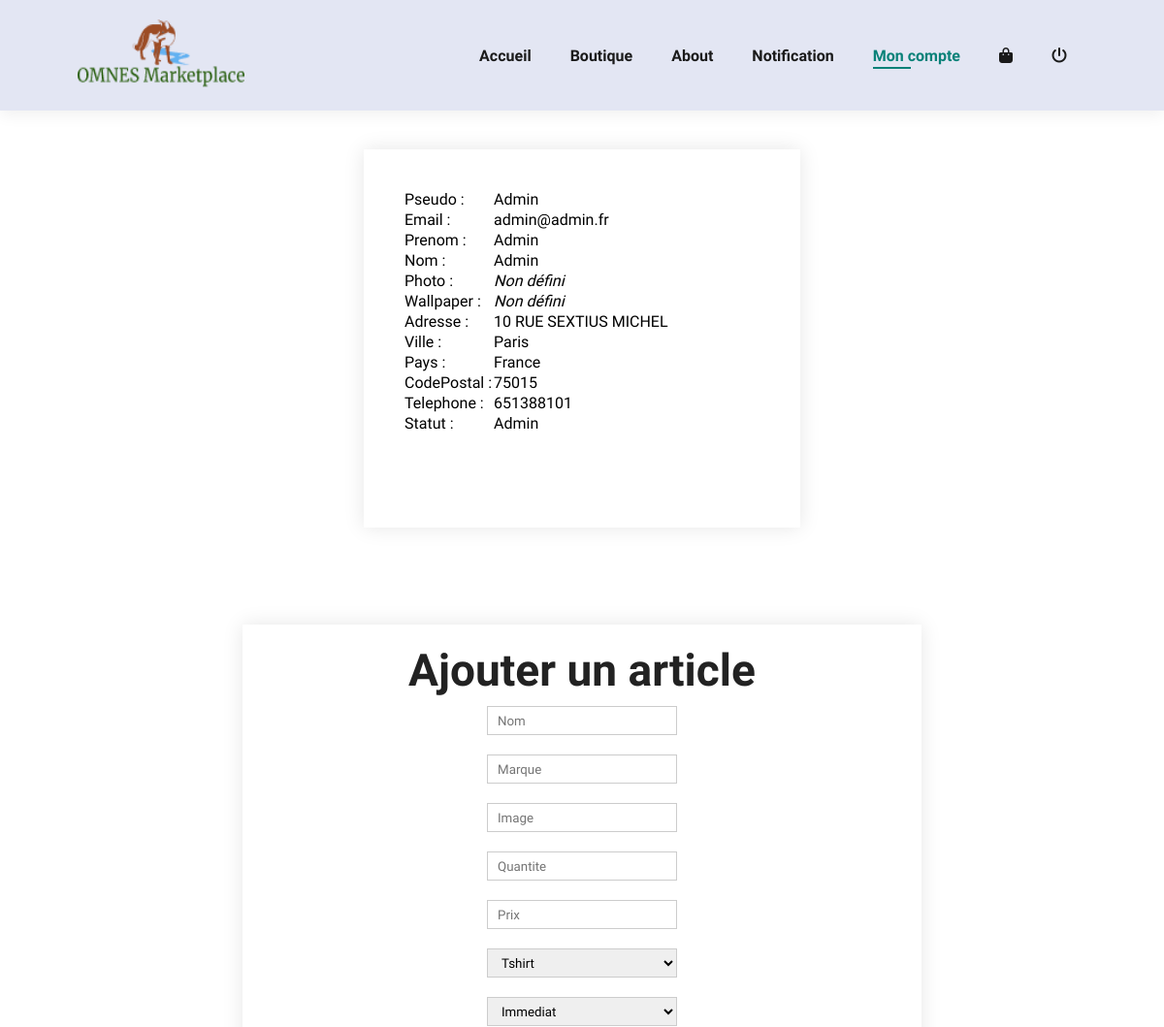
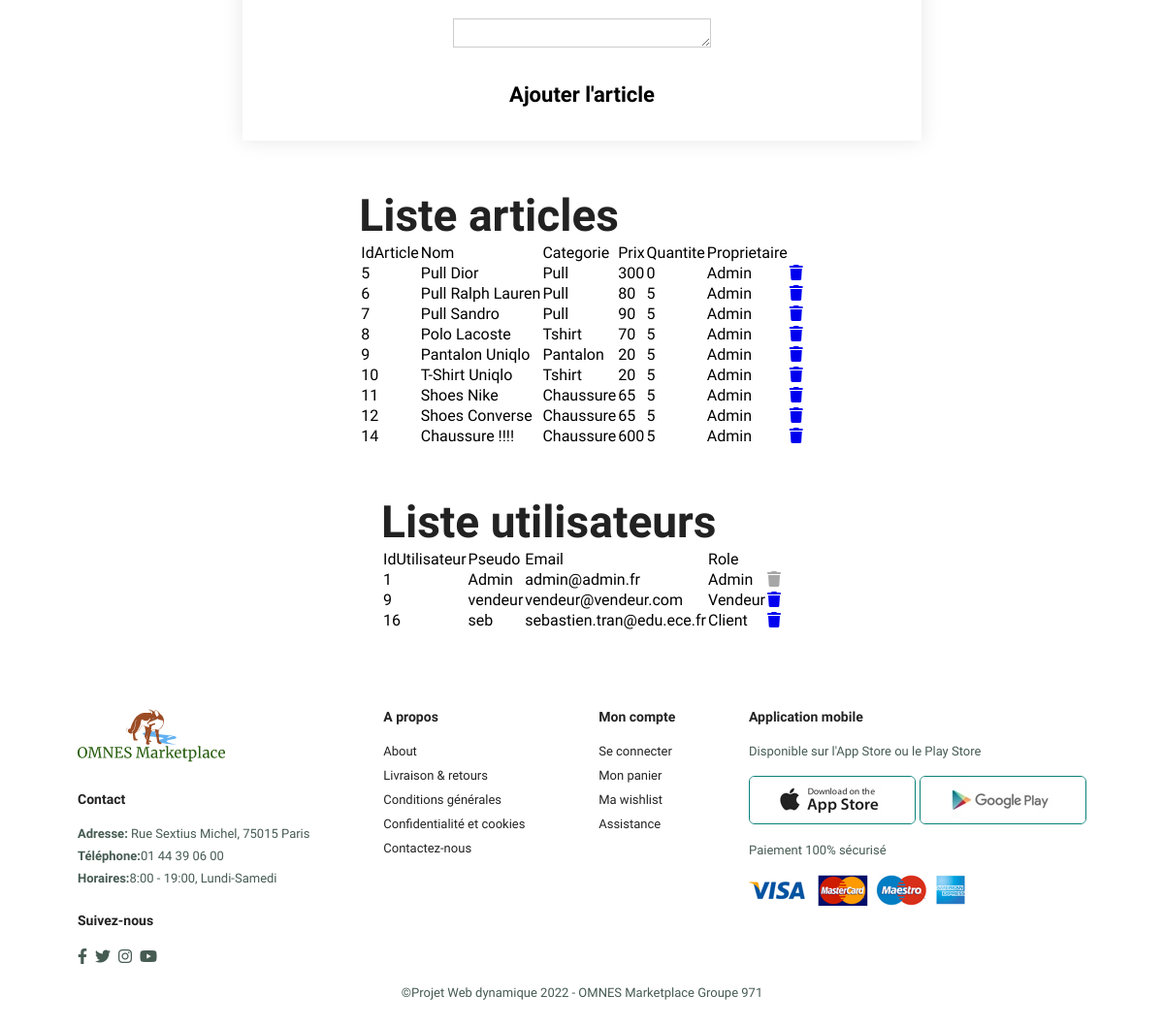
The app's page /compte.php (signed in) with its own data (2 pictures, top to bottom).
### tables this page shows
CREATE TABLE IF NOT EXISTS `utilisateur` (
  `IdUtilisateur` int(11) NOT NULL AUTO_INCREMENT,
  `Pseudo` varchar(255) NOT NULL,
  `Email` varchar(255) NOT NULL,
  `Password` varchar(255) NOT NULL,
  `Prenom` varchar(255) NOT NULL,
  `Nom` varchar(255) NOT NULL,
  `Photo` varchar(255) DEFAULT NULL,
  `ImgFond` varchar(255) DEFAULT NULL,
  `Adresse` varchar(255) NOT NULL,
  `Ville` varchar(255) NOT NULL,
  `Pays` varchar(255) NOT NULL,
  `CodePostal` int(11) NOT NULL,
  `Telephone` int(11) DEFAULT NULL,
  `IdTypeRole` int(11) NOT NULL,
  `DateCreation` timestamp NULL DEFAULT CURRENT_TIMESTAMP,
  PRIMARY KEY (`IdUtilisateur`),
  KEY `fk_Utilisateur_IdTypeRole` (`IdTypeRole`)
);

CREATE TABLE IF NOT EXISTS `article` (
  `IdArticle` int(11) NOT NULL AUTO_INCREMENT,
  `IdUtilisateur` int(11) NOT NULL,
  `NomArticle` varchar(255) NOT NULL,
  `Marque` varchar(255) NOT NULL,
  `Description` varchar(255) DEFAULT NULL,
  `Img` varchar(255) NOT NULL,
  `QuantiteMax` int(11) NOT NULL,
  `Prix` float NOT NULL,
  `IdTypeArticle` int(11) NOT NULL,
  `DateCreation` timestamp NULL DEFAULT CURRENT_TIMESTAMP,
  `DateExpBestOffer` datetime DEFAULT NULL,
  `IdTypeVente` int(11) NOT NULL,
  `PrixNegociation` float DEFAULT NULL,
  `NombreNegociation` int(11) NOT NULL DEFAULT '5',
  PRIMARY KEY (`IdArticle`),
  KEY `fk_Article_IdVendeur` (`IdUtilisateur`)
);

CREATE TABLE IF NOT EXISTS `typearticle` (
  `IdTypeArticle` int(11) NOT NULL AUTO_INCREMENT,
  `TypeArticle` varchar(255) NOT NULL,
  PRIMARY KEY (`IdTypeArticle`)
);

CREATE TABLE IF NOT EXISTS `typerole` (
  `IdTypeRole` int(11) NOT NULL AUTO_INCREMENT,
  `TypeRole` varchar(255) NOT NULL,
  PRIMARY KEY (`IdTypeRole`)
);

### compte.php (the view, shortened to what this page needs)
<?php
include 'conn.php';
?>
<!DOCTYPE html>
<html lang="en">
<head>
    <link rel="stylesheet" href="https://cdnjs.cloudflare.com/ajax/libs/font-awesome/6.2.1/css/all.css" />
    <link rel="stylesheet" href="style.css">
</head>
<body>
    <section id="header">
        <a href="#"><img src="img/logo.png" alt="" width="172px" height="70px"></a>
        <div>
            <ul id="navbar">
                <li><a href="index.php">Accueil</a></li>
                <li><a href="shop.php">Boutique</a></li>
                <li><a href="about.php">About</a></li>
                <li><a href="notification.php">Notification</a></li>
                <li><a class="active" href="compte.php">Mon compte</a></li>
                <?php if (isset($_SESSION['IdUtilisateur'])) { ?>
                    <li><a href="panier.php"><i class="fa-solid fa-bag-shopping"></i></a></li>
                    <li><a href="disconnect.php"><i class="fa-solid fa-power-off"></i></a></li>
                <?php } ?>
            </ul>
        </div>
    </section>
    <?php
    if (isset($_SESSION['IdUtilisateur'])) {
        $sql = 'SELECT Pseudo, Email, Prenom, Nom, Photo, ImgFond AS Wallpaper, Adresse, Ville, Pays, CodePostal, Telephone, TypeRole AS Statut FROM utilisateur u LEFT JOIN typerole t ON t.IdTypeRole = u.IdTypeRole WHERE u.IdUtilisateur = :IdUtilisateur';
        $req = $db->prepare($sql);
        $req->execute(array(
            ':IdUtilisateur' => intval($_SESSION["IdUtilisateur"])
        ));
        $result = $req->fetchAll(PDO::FETCH_ASSOC);
        $result = $result[0];
    ?>
        <section id="Page-Login" class="section-p1">
            <div class="Login-Container">
                <div class="Champ-User">
                    <table>
                        <?php
                        $array_keys = array_keys($result);
                        $i = 0;
                        foreach ($result as $row) {
                        ?>
                            <tr>
                                <td><?php echo $array_keys[$i]; ?> : </td>
                                <td>
                                    <?php if ($row != null) {
                                        echo $row;
                                    } else {
                                        echo '<i>Non défini</i>';
                                    } ?>
                                </td>
                            </tr>
                        <?php
                            $i++;
                        } ?>
                    </table>
                </div>
            </div>
            <?php if (isset($_SESSION['IdUtilisateur']) && $_SESSION['IdTypeRole'] != 3) { ?>
                <div id="Ajout-Container">
                    <h2>Ajouter un article</h2>
                    <form method="POST" class="form-ajouter">
                        <input name="NomArticle" placeholder="Nom">
                        <br>
                        <input name="Marque" placeholder="Marque">
                        <br>
                        <input name="Img" placeholder="Image">
                        <br>
                        <input name="QuantiteMax" type="number" placeholder="Quantite">
                        <br>
                        <input name="Prix" type="number" placeholder="Prix">
                        <br>
                        <select name="IdTypeArticle">
                            <?php
                            $sql = 'SELECT * FROM typearticle';
                            $req = $db->prepare($sql);
                            $req->execute();
                            $result = $req->fetchAll(PDO::FETCH_ASSOC);
                            foreach ($result as $row) {
                            ?>
                                <option value="<?php echo $row['IdTypeArticle'] ?>"><?php echo $row['TypeArticle'] ?></option>
                            <?php } ?>
                        </select>
                        <br>
                        <select name="IdTypeVente">
                            <?php
                            $sql = 'SELECT * FROM typevente';
                            $req = $db->prepare($sql);
                            $req->execute();
                            $result = $req->fetchAll(PDO::FETCH_ASSOC);
                            foreach ($result as $row) {
                            ?>
                                <option value="<?php echo $row['IdTypeVente'] ?>"><?php echo $row['TypeVente'] ?></option>
                            <?php } ?>
                        </select>
                        <br>
                        <textarea name="Description"></textarea>
                        <br>
                        <button name="addArticle" type="submit" class="normal">Ajouter l'article</button>
                    </form>
                </div>
            <?php }
            ?>
            <?php if (isset($_SESSION['IdUtilisateur']) && $_SESSION['IdTypeRole'] != 3) { ?>
                <div id="listea-container">
                    <h2>Liste articles</h2>
                    <table>
                        <thead>
                            <td>IdArticle</td>
                            <td>Nom</td>
                            <td>Categorie</td>
                            <td>Prix</td>
                            <td>Quantite</td>
                            <td>Proprietaire</td>
                            <td></td>
                        </thead>
                        <?php
                        if (isset($_SESSION['IdUtilisateur'])) {
                            $sql = 'SELECT a.IdArticle, a.NomArticle, a.QuantiteMax, t.TypeArticle, a.Prix, u.Pseudo AS Proprietaire FROM article a LEFT JOIN typearticle t ON t.IdTypeArticle = a.IdTypeArticle LEFT JOIN utilisateur u ON u.IdUtilisateur = a.IdUtilisateur WHERE (CASE WHEN (SELECT u.IdTypeRole FROM utilisateur u WHERE u.IdUtilisateur = :IdUtilisateur) = 1 THEN (a.IdArticle != 0) ELSE (a.IdUtilisateur = :IdUtilisateur) END)';
                            $req = $db->prepare($sql);
                            $req->execute((array(
                                ':IdUtilisateur' => $_SESSION['IdUtilisateur']
                            )));
                            $result = $req->fetchAll(PDO::FETCH_ASSOC);
                            foreach ($result as $row) {
                        ?>
                                <tr>
                                    <td><?php echo $row['IdArticle']; ?></td>
                                    <td><?php echo $row['NomArticle']; ?></td>
                                    <td><?php echo $row['TypeArticle']; ?></td>
                                    <td><?php echo $row['Prix']; ?></td>
                                    <td><?php echo $row['QuantiteMax']; ?></td>
                                    <td><?php echo $row['Proprietaire']; ?></td>
                                    <td><a href="compte.php?IdArticle=<?php echo $row['IdArticle']; ?>"><i class="fa-solid fa-trash"></i></a></td>
                                </tr>
                        <?php }
                        } ?>
                    </table>
                </div>
            <?php } ?>
            <?php
            if (isset($_SESSION['IdUtilisateur']) && $_SESSION['IdTypeRole'] == 1) { ?>
                <div id="listeu-container">
                    <h2>Liste utilisateurs</h2>
                    <table>
                        <thead>
                            <td>IdUtilisateur</td>
                            <td>Pseudo</td>
                            <td>Email</td>
                            <td>Role</td>
                            <td></td>
                        </thead>
                        <?php
                        if (isset($_SESSION['IdUtilisateur'])) {
                            $sql = 'SELECT IdUtilisateur, Pseudo, Email, u.IdTypeRole, TypeRole FROM utilisateur u LEFT JOIN typerole t ON t.IdTypeRole = u.IdTypeRole ORDER BY DateCreation';
                            $req = $db->prepare($sql);
                            $req->execute();
                            $result = $req->fetchAll(PDO::FETCH_ASSOC);
                            foreach ($result as $row) {
                        ?>
                                <tr>
                                    <td><?php echo $row['IdUtilisateur']; ?></td>
                                    <td><?php echo $row['Pseudo']; ?></td>
                                    <td><?php echo $row['Email']; ?></td>
                                    <td><?php echo $row['TypeRole']; ?></td>
                                    <?php if ($row['IdTypeRole'] == 1) { ?>
                                        <td class="delete-disable"><i class="fa-solid fa-trash"></i></td>
                                    <?php } else { ?>
                                        <td><a href="compte.php?IdUtilisateur=<?php echo $row['IdUtilisateur']; ?>"><i class="fa-solid fa-trash"></i></a></td>
                                    <?php } ?>
                                </tr>
                        <?php }
                        } ?>
                    </table>
                </div>
            <?php } ?>
        </section>
    <?php } ?>
    <footer class="section-p1">
        <div class="col">
            <img class="logo" src="logo_blanc.png" alt="">
            <h4>Contact</h4>
            <p><strong>Adresse:</strong> Rue Sextius Michel, 75015 Paris</p>
            <p><strong>Téléphone:</strong>01 44 39 06 00</p>
            <p><strong>Horaires:</strong>8:00 - 19:00, Lundi-Samedi</p>
            <div class="follow">
                <h4>Suivez-nous</h4>
                <div class="icon">
                    <i class="fab fa-facebook-f"></i>
                    <i class="fab fa-twitter"></i>
                    <i class="fab fa-instagram"></i>
                    <i class="fab fa-youtube"></i>
                </div>
            </div>
        </div>
        <div class="col">
            <h4>A propos</h4>
            <a href="about.php">About</a>
            <a href="#">Livraison & retours</a>
            <a href="about.php">Conditions générales</a>
            <a href="about.php">Confidentialité et cookies</a>
            <a href="about.php">Contactez-nous</a>
        </div>
        <div class="col">
            <h4>Mon compte</h4>
            <a href="compte.php">Se connecter</a>
            <a href="panier.php">Mon panier</a>
            <a href="panier.php">Ma wishlist</a>
            <a href="about.php">Assistance</a>
        </div>
        <div class="col install">
            <h4>Application mobile</h4>
            <p>Disponible sur l'App Store ou le Play Store</p>
            <div class="row">
                <img src="img/pay/app.jpg" alt="">
                <img src="img/pay/play.jpg" alt="">
            </div>
            <p>Paiement 100% sécurisé</p>
            <img src="img/pay/pay.png" alt="">
        </div>
        <div class="copyright">
            <p>©Projet Web dynamique 2022 - OMNES Marketplace Groupe 971</p>
        </div>
    </footer>
</body>
</html>

### style.css (style rules this page uses)
* { margin: 0; padding: 0; box-sizing: border-box; font-family: 'Spartan', sans-serif; }
h2 { font-size: 46px; line-height: 54px; color: #222; }
h4 { font-size: 20px; color: #222; }
p { font-size: 16px; color: #465b52; margin: 15px 0 20px 0; }
.section-p1 { padding: 40px 80px; }
button.normal { font-size: 22px; font-weight: 600; padding: 22px 37px; color: #000; background-color: #fff; border-radius: 4px; cursor: pointer; border: none; outline: none; transition: 0.2s; }
body { width: 100%; }
#header { display: flex; align-items: center; justify-content: space-between; padding: 20px 80px; background: #E3E6F3; box-shadow: 0 5px 15px rgba(0, 0, 0, 0.06); z-index: 999; position: sticky; top: 0; left: 0; }
#navbar { display: flex; align-items: center; justify-content: center; }
#navbar li { list-style: none; padding: 0 20px; position: relative; }
#navbar li a { text-decoration: none; font: 16px; font-weight: 600; color: #1a1a1a; transition: 0.3s ease; }
#navbar li a:hover, #navbar li a.active { color: #088178; }
#navbar li a.active::after, #navbar li a:hover::after { content: ""; width: 30%; height: 2px; background: #088178; position: absolute; bottom: -4px; left: 20px; }
footer { display: flex; flex-wrap: wrap; justify-content: space-between; }
footer .col { display: flex; flex-direction: column; align-items: flex-start; margin-bottom: 20px; }
footer .logo { margin-bottom: 30px; }
footer h4 { font-size: 14px; padding-bottom: 20px; }
footer p { font-size: 13px; margin: 0 0 8px 0; }
footer a { font-size: 13px; text-decoration: none; color: #222; margin-bottom: 10px; }
footer .follow { margin-top: 20px; }
footer .follow i { color: #465b52; padding-right: 4px; cursor: pointer; }
footer .install .row img { border: 1px solid #088178; border-radius: 6px; }
footer .install img { margin: 10px 0 15px 0; }
footer .copyright { width: 100%; text-align: center; }
form input { width: 100%; height: 30px; margin: 10px 0; padding: 0 10px; border: 1px solid #ccc; }
form select { width: 100%; height: 30px; margin: 10px 0; padding: 0 10px; border: 1px solid #ccc; }
.delete-disable { color: rgb(167, 167, 167); }
#Page-Login { flex-direction: column; display: flex; align-items: center; }
#Page-Login .Login-Container { background: #fff; width: 450px; height: 390px; position: relative; text-align: center; margin-bottom: 100px; margin-top: auto; box-shadow: 0 0 20px 0px rgba(0, 0, 0, 0.1); }
#Page-Login .Login-Container table { padding-top: 40px; padding-left: 40px; justify-content: center; }
#Ajout-Container { background: #fff; width: 700px; height: 560px; position: relative; text-align: center; padding: 20px 0; box-shadow: 0 0 20px 0px rgba(0, 0, 0, 0.1); }
#Page-Login .Login-Container .Champ-User { justify-content: left; text-align: left; }
.form-ajouter input { width: 28%; height: 30px; margin: 10px 0; padding: 0 10px; border: 1px solid #ccc; }
.form-ajouter select { width: 28%; height: 30px; margin: 10px 0; padding: 0 10px; border: 1px solid #ccc; }
.form-ajouter textarea { width: 38%; height: 30px; margin: 10px 0; padding: 0 10px; border: 1px solid #ccc; }
#listea-container { margin-top: 50px; }
#listeu-container { margin-top: 50px; }

### records on screen
utilisateur: Email "admin@admin.fr", Adresse "10 RUE SEXTIUS MICHEL", Ville "Paris", Pays "France", CodePostal "75015", Telephone "651388101", IdUtilisateur "1", Pseudo "Admin", IdTypeRole.TypeRole "Admin"
article: IdArticle "5", NomArticle "Pull Dior", IdTypeArticle.TypeArticle "Pull", Prix "300", QuantiteMax "0", IdUtilisateur.Pseudo "Admin"
article: IdArticle "6", NomArticle "Pull Ralph Lauren", IdTypeArticle.TypeArticle "Pull", Prix "80", QuantiteMax "5", IdUtilisateur.Pseudo "Admin"
article: IdArticle "7", NomArticle "Pull Sandro", IdTypeArticle.TypeArticle "Pull", Prix "90", QuantiteMax "5", IdUtilisateur.Pseudo "Admin"
article: IdArticle "8", NomArticle "Polo Lacoste", IdTypeArticle.TypeArticle "Tshirt", Prix "70", QuantiteMax "5", IdUtilisateur.Pseudo "Admin"
article: IdArticle "9", NomArticle "Pantalon Uniqlo", IdTypeArticle.TypeArticle "Pantalon", Prix "20", QuantiteMax "5", IdUtilisateur.Pseudo "Admin"
article: IdArticle "10", NomArticle "T-Shirt Uniqlo", IdTypeArticle.TypeArticle "Tshirt", Prix "20", QuantiteMax "5", IdUtilisateur.Pseudo "Admin"
article: IdArticle "11", NomArticle "Shoes Nike", IdTypeArticle.TypeArticle "Chaussure", Prix "65", QuantiteMax "5", IdUtilisateur.Pseudo "Admin"
article: IdArticle "12", NomArticle "Shoes Converse", IdTypeArticle.TypeArticle "Chaussure", Prix "65", QuantiteMax "5", IdUtilisateur.Pseudo "Admin"
article: IdArticle "14", NomArticle "Chaussure !!!!", IdTypeArticle.TypeArticle "Chaussure", Prix "600", QuantiteMax "5", IdUtilisateur.Pseudo "Admin"
utilisateur: IdUtilisateur "9", Pseudo "vendeur", Email "vendeur@vendeur.com", IdTypeRole.TypeRole "Vendeur"
utilisateur: IdUtilisateur "16", Pseudo "seb", Email "sebastien.tran@edu.ece.fr", IdTypeRole.TypeRole "Client"

### other values on screen
$array_keys[$i] "Pseudo"
$row "Admin"
$array_keys[$i] "Email"
$array_keys[$i] "Prenom"
$array_keys[$i] "Nom"
$array_keys[$i] "Photo"
$array_keys[$i] "Wallpaper"
$array_keys[$i] "Adresse"
$array_keys[$i] "Ville"
$array_keys[$i] "Pays"
$array_keys[$i] "CodePostal"
$array_keys[$i] "Telephone"
$array_keys[$i] "Statut"
form field IdTypeArticle "Tshirt"
form field IdTypeVente "Immediat"
